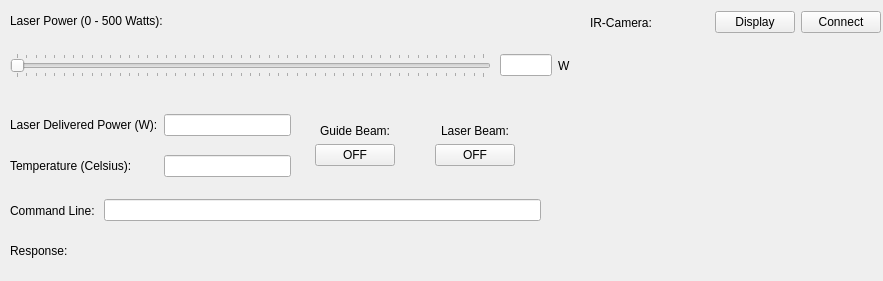
<?xml version="1.0" encoding="UTF-8"?>
<ui version="4.0">
 <class>LIRGUI</class>
 <widget class="QWidget" name="LIRGUI">
  <property name="geometry">
   <rect>
    <x>0</x>
    <y>0</y>
    <width>883</width>
    <height>281</height>
   </rect>
  </property>
  <property name="maximumSize">
   <size>
    <width>1500</width>
    <height>325</height>
   </size>
  </property>
  <property name="windowTitle">
   <string>Form</string>
  </property>
  <property name="styleSheet">
   <string notr="true">font: 75 8pt &quot;Arial&quot;;</string>
  </property>
  <widget class="QWidget" name="horizontalLayoutWidget">
   <property name="geometry">
    <rect>
     <x>10</x>
     <y>50</y>
     <width>481</width>
     <height>31</height>
    </rect>
   </property>
   <layout class="QHBoxLayout" name="powerSliderLayout">
    <item>
     <widget class="QSlider" name="powerSlider">
      <property name="maximum">
       <number>500</number>
      </property>
      <property name="value">
       <number>0</number>
      </property>
      <property name="sliderPosition">
       <number>0</number>
      </property>
      <property name="orientation">
       <enum>Qt::Horizontal</enum>
      </property>
      <property name="tickPosition">
       <enum>QSlider::TicksBothSides</enum>
      </property>
      <property name="tickInterval">
       <number>10</number>
      </property>
     </widget>
    </item>
   </layout>
  </widget>
  <widget class="QWidget" name="horizontalLayoutWidget_2">
   <property name="geometry">
    <rect>
     <x>500</x>
     <y>50</y>
     <width>71</width>
     <height>31</height>
    </rect>
   </property>
   <layout class="QHBoxLayout" name="powerDisplayLayout">
    <item>
     <spacer name="horizontalSpacer_2">
      <property name="orientation">
       <enum>Qt::Horizontal</enum>
      </property>
      <property name="sizeHint" stdset="0">
       <size>
        <width>40</width>
        <height>20</height>
       </size>
      </property>
     </spacer>
    </item>
    <item>
     <widget class="QLineEdit" name="powerReading">
      <property name="text">
       <string/>
      </property>
     </widget>
    </item>
    <item>
     <widget class="QLabel" name="wattLabel1">
      <property name="text">
       <string>W</string>
      </property>
     </widget>
    </item>
    <item>
     <spacer name="horizontalSpacer">
      <property name="orientation">
       <enum>Qt::Horizontal</enum>
      </property>
      <property name="sizeHint" stdset="0">
       <size>
        <width>40</width>
        <height>20</height>
       </size>
      </property>
     </spacer>
    </item>
   </layout>
  </widget>
  <widget class="QWidget" name="horizontalLayoutWidget_4">
   <property name="geometry">
    <rect>
     <x>10</x>
     <y>10</y>
     <width>301</width>
     <height>21</height>
    </rect>
   </property>
   <layout class="QHBoxLayout" name="laserTitleLayout">
    <item>
     <widget class="QLabel" name="laserTitleLabel">
      <property name="text">
       <string>Laser Power (0 - 500 Watts):</string>
      </property>
     </widget>
    </item>
   </layout>
  </widget>
  <widget class="QWidget" name="verticalLayoutWidget_3">
   <property name="geometry">
    <rect>
     <x>300</x>
     <y>100</y>
     <width>111</width>
     <height>91</height>
    </rect>
   </property>
   <layout class="QVBoxLayout" name="guideBeamLayout">
    <item>
     <spacer name="verticalSpacer_4">
      <property name="orientation">
       <enum>Qt::Vertical</enum>
      </property>
      <property name="sizeHint" stdset="0">
       <size>
        <width>20</width>
        <height>40</height>
       </size>
      </property>
     </spacer>
    </item>
    <item alignment="Qt::AlignHCenter|Qt::AlignTop">
     <widget class="QLabel" name="GBLabel">
      <property name="styleSheet">
       <string notr="true">font: 75 8pt &quot;Arial&quot;;</string>
      </property>
      <property name="text">
       <string>Guide Beam:</string>
      </property>
      <property name="textFormat">
       <enum>Qt::PlainText</enum>
      </property>
      <property name="scaledContents">
       <bool>true</bool>
      </property>
     </widget>
    </item>
    <item alignment="Qt::AlignHCenter">
     <widget class="QPushButton" name="guideBeamBtn">
      <property name="text">
       <string>OFF</string>
      </property>
     </widget>
    </item>
    <item>
     <spacer name="verticalSpacer_6">
      <property name="orientation">
       <enum>Qt::Vertical</enum>
      </property>
      <property name="sizeHint" stdset="0">
       <size>
        <width>20</width>
        <height>40</height>
       </size>
      </property>
     </spacer>
    </item>
   </layout>
  </widget>
  <widget class="QWidget" name="formLayoutWidget">
   <property name="geometry">
    <rect>
     <x>10</x>
     <y>100</y>
     <width>281</width>
     <height>91</height>
    </rect>
   </property>
   <layout class="QFormLayout" name="laserReadLayout">
    <item row="1" column="0">
     <widget class="QLabel" name="deliveredPowerLabel">
      <property name="styleSheet">
       <string notr="true">font: 75 8pt &quot;Arial&quot;;</string>
      </property>
      <property name="text">
       <string>Laser Delivered Power (W):</string>
      </property>
     </widget>
    </item>
    <item row="3" column="0">
     <widget class="QLabel" name="temperatureLabel">
      <property name="maximumSize">
       <size>
        <width>16777215</width>
        <height>16777215</height>
       </size>
      </property>
      <property name="styleSheet">
       <string notr="true">
font: 75 8pt &quot;Arial&quot;;</string>
      </property>
      <property name="text">
       <string>Temperature (Celsius):</string>
      </property>
     </widget>
    </item>
    <item row="1" column="1">
     <widget class="QLineEdit" name="deliveredPowerEntry">
      <property name="enabled">
       <bool>true</bool>
      </property>
      <property name="maximumSize">
       <size>
        <width>16777215</width>
        <height>16777215</height>
       </size>
      </property>
      <property name="styleSheet">
       <string notr="true">font: 75 8pt &quot;Arial&quot;;</string>
      </property>
     </widget>
    </item>
    <item row="3" column="1">
     <widget class="QLineEdit" name="temperatureEntry">
      <property name="enabled">
       <bool>true</bool>
      </property>
      <property name="sizePolicy">
       <sizepolicy hsizetype="Expanding" vsizetype="Fixed">
        <horstretch>0</horstretch>
        <verstretch>0</verstretch>
       </sizepolicy>
      </property>
      <property name="maximumSize">
       <size>
        <width>16777215</width>
        <height>16777213</height>
       </size>
      </property>
      <property name="styleSheet">
       <string notr="true">font: 75 8pt &quot;Arial&quot;;</string>
      </property>
      <property name="text">
       <string/>
      </property>
     </widget>
    </item>
    <item row="2" column="0">
     <spacer name="verticalSpacer">
      <property name="orientation">
       <enum>Qt::Vertical</enum>
      </property>
      <property name="sizeHint" stdset="0">
       <size>
        <width>20</width>
        <height>40</height>
       </size>
      </property>
     </spacer>
    </item>
    <item row="0" column="0">
     <spacer name="verticalSpacer_2">
      <property name="orientation">
       <enum>Qt::Vertical</enum>
      </property>
      <property name="sizeHint" stdset="0">
       <size>
        <width>20</width>
        <height>40</height>
       </size>
      </property>
     </spacer>
    </item>
    <item row="4" column="0">
     <spacer name="verticalSpacer_3">
      <property name="orientation">
       <enum>Qt::Vertical</enum>
      </property>
      <property name="sizeHint" stdset="0">
       <size>
        <width>20</width>
        <height>40</height>
       </size>
      </property>
     </spacer>
    </item>
   </layout>
   <zorder>deliveredPowerEntry</zorder>
   <zorder>temperatureEntry</zorder>
   <zorder>deliveredPowerLabel</zorder>
   <zorder>temperatureLabel</zorder>
  </widget>
  <widget class="QWidget" name="verticalLayoutWidget_4">
   <property name="geometry">
    <rect>
     <x>420</x>
     <y>100</y>
     <width>111</width>
     <height>91</height>
    </rect>
   </property>
   <layout class="QVBoxLayout" name="laserBeamLayout">
    <item>
     <spacer name="verticalSpacer_5">
      <property name="orientation">
       <enum>Qt::Vertical</enum>
      </property>
      <property name="sizeHint" stdset="0">
       <size>
        <width>20</width>
        <height>40</height>
       </size>
      </property>
     </spacer>
    </item>
    <item alignment="Qt::AlignHCenter">
     <widget class="QLabel" name="GBLabel_2">
      <property name="styleSheet">
       <string notr="true">font: 75 8pt &quot;Arial&quot;;</string>
      </property>
      <property name="text">
       <string>Laser Beam:</string>
      </property>
      <property name="textFormat">
       <enum>Qt::PlainText</enum>
      </property>
      <property name="scaledContents">
       <bool>true</bool>
      </property>
     </widget>
    </item>
    <item alignment="Qt::AlignHCenter">
     <widget class="QPushButton" name="laserBeamBtn">
      <property name="text">
       <string>OFF</string>
      </property>
     </widget>
    </item>
    <item>
     <spacer name="verticalSpacer_7">
      <property name="orientation">
       <enum>Qt::Vertical</enum>
      </property>
      <property name="sizeHint" stdset="0">
       <size>
        <width>20</width>
        <height>40</height>
       </size>
      </property>
     </spacer>
    </item>
   </layout>
  </widget>
  <widget class="QWidget" name="horizontalLayoutWidget_3">
   <property name="geometry">
    <rect>
     <x>10</x>
     <y>190</y>
     <width>531</width>
     <height>41</height>
    </rect>
   </property>
   <layout class="QHBoxLayout" name="cmdLineLayout">
    <item>
     <widget class="QLabel" name="cmdLineLabel">
      <property name="text">
       <string>Command Line: </string>
      </property>
     </widget>
    </item>
    <item>
     <widget class="QLineEdit" name="cmdLineEdit"/>
    </item>
   </layout>
  </widget>
  <widget class="QWidget" name="horizontalLayoutWidget_5">
   <property name="geometry">
    <rect>
     <x>10</x>
     <y>230</y>
     <width>541</width>
     <height>41</height>
    </rect>
   </property>
   <layout class="QHBoxLayout" name="responseLineLayout">
    <item>
     <widget class="QLabel" name="responseLabel">
      <property name="text">
       <string>Response: </string>
      </property>
     </widget>
    </item>
   </layout>
  </widget>
  <widget class="QWidget" name="horizontalLayoutWidget_6">
   <property name="geometry">
    <rect>
     <x>590</x>
     <y>10</y>
     <width>291</width>
     <height>25</height>
    </rect>
   </property>
   <layout class="QHBoxLayout" name="IRCamTitleLayout">
    <item>
     <widget class="QLabel" name="IRTitleLabel">
      <property name="text">
       <string>IR-Camera: </string>
      </property>
     </widget>
    </item>
    <item>
     <spacer name="horizontalSpacer_4">
      <property name="orientation">
       <enum>Qt::Horizontal</enum>
      </property>
      <property name="sizeHint" stdset="0">
       <size>
        <width>40</width>
        <height>20</height>
       </size>
      </property>
     </spacer>
    </item>
    <item>
     <widget class="QPushButton" name="camDisplayBtn">
      <property name="text">
       <string>Display</string>
      </property>
     </widget>
    </item>
    <item>
     <widget class="QPushButton" name="camConnectBtn">
      <property name="text">
       <string>Connect</string>
      </property>
     </widget>
    </item>
   </layout>
  </widget>
  <widget class="QWidget" name="verticalLayoutWidget">
   <property name="geometry">
    <rect>
     <x>590</x>
     <y>50</y>
     <width>291</width>
     <height>221</height>
    </rect>
   </property>
   <layout class="QVBoxLayout" name="IRCamLayout"/>
  </widget>
 </widget>
 <resources/>
 <connections/>
</ui>
